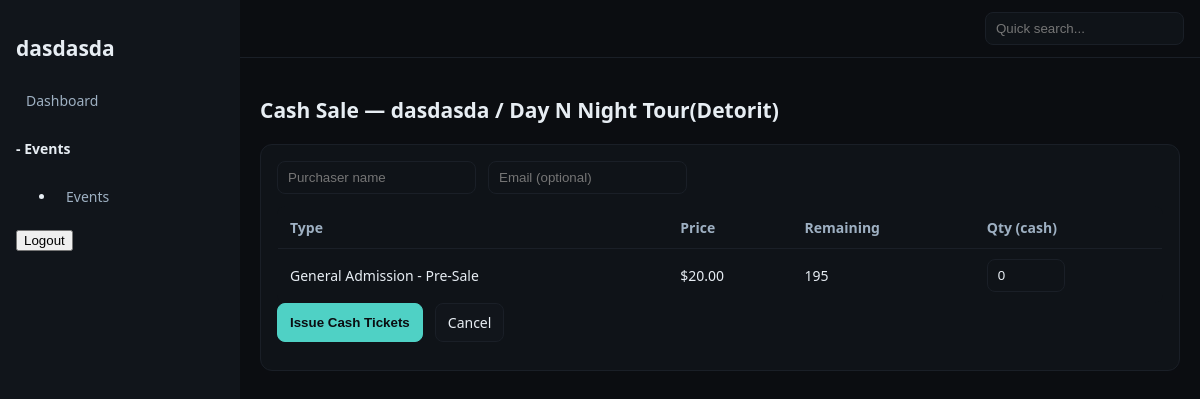
The page /control/events/3/artist/6/cash/ (signed in) on the database its author committed.
### pages/models.py (models this page shows, shortened)
class Artist(models.Model):
    ROLE_CHOICES = [("headliner","Headliner"),("opener","Opener"),("guest","Guest")]
    user = models.OneToOneField(
        User,
        null=True,
        blank=True,
        on_delete=models.SET_NULL,
        help_text="Headliner account that can edit this EPK.",
        related_name="artist_dashboard"
    )
    name = models.CharField(max_length=160)
    slug = models.SlugField(max_length=180, unique=True, blank=True)
    short_tag = models.CharField(max_length=40, blank=True, help_text="Short label used on the headliners grid")
    genre = models.CharField(max_length=120, blank=True)
    hometown = models.CharField(max_length=120, blank=True)
    bio = models.TextField(blank=True)
    avatar = models.ImageField(upload_to="artists/avatar/", blank=True)
    hero_image = models.ImageField(upload_to="artists/hero/", blank=True)
    is_public = models.BooleanField(default=True)
    sort = models.PositiveIntegerField(default=0)
    default_role = models.CharField(max_length=20, choices=ROLE_CHOICES, default="opener")
    website_url = models.URLField(blank=True)
    instagram_url = models.URLField(blank=True)
    tiktok_url = models.URLField(blank=True)
    youtube_url = models.URLField(blank=True)
    spotify_url = models.URLField(blank=True)
    apple_url = models.URLField(blank=True)
    contact_email = models.EmailField(blank=True)
    class Meta:
        ordering = ["sort", "name"]

### events/models.py (models this page shows, shortened)
class Event(models.Model):
    name = models.CharField(max_length=200, blank=True)
    is_tour_stop = models.BooleanField(default=False)
    is_21_plus = models.BooleanField(default=False)
    start = models.DateTimeField()
    end = models.DateTimeField(null=True, blank=True)
    venue = models.ForeignKey(Venue, null=True, blank=True, on_delete=models.SET_NULL)
    afterparty_info = models.TextField(blank=True)
    meet_greet_info = models.TextField(blank=True)
    cover_image = models.ImageField(upload_to="events/cover/", blank=True, null=True,
                                    help_text="Wide hero image for the Events page.")
    flyer       = models.ImageField(upload_to="events/flyer/", blank=True, null=True,
                                    help_text="Portrait flyer used on cards if no cover.")
    published = models.BooleanField(default=False)
    def __str__(self):
        return self.name or f"Event {self.pk}"

### tickets/models.py (models this page shows, shortened)
class TicketType(models.Model):
    event = models.ForeignKey("events.Event", on_delete=models.CASCADE, related_name="ticket_types")
    name = models.CharField(max_length=120)            # e.g., GA, VIP, Early Bird
    price_cents = models.PositiveIntegerField()
    quantity = models.PositiveIntegerField()           # total available
    sales_start = models.DateTimeField(null=True, blank=True)
    sales_end = models.DateTimeField(null=True, blank=True)
    active = models.BooleanField(default=True)
    max_per_order = models.PositiveIntegerField(null=True, blank=True)  # optional cap per checkout
    def reserved_qty(self):
        return (self.reservations
                    .filter(expires_at__gt=timezone.now(), fulfilled=False)
                    .aggregate(models.Sum("qty"))["qty__sum"] or 0)
    def sold_qty(self):
        return self.tickets.count()
    def remaining(self):
        return max(0, self.quantity - self.sold_qty() - self.reserved_qty())
    def __str__(self):
        return f"{self.event} — {self.name}"

### events/views.py (the view, shortened to what this page needs)
# urls.py: path("<int:event_id>/artist/<int:artist_id>/cash/", views.artist_cash_sale, name="artist_cash_sale"),
@login_required
def artist_cash_sale(request, event_id, artist_id):
    ev = get_object_or_404(Event, pk=event_id)
    artist = get_object_or_404(Artist, pk=artist_id)
    types = TicketType.objects.filter(event=ev, active=True).order_by("price_cents")
    print(types)
    return render(request, "events/artist_cash_sale.html", {"event": ev, "artist": artist, "types": types})

### pages/templatetags/shop_extras.py (called while the page is built)
@register.filter
def money(cents):
    try:
        return f"${(int(cents)/100):.2f}"
    except Exception:
        return "$0.00"

### templates/events/artist_cash_sale.html (shortened to what this page needs)
{% extends 'controlpanel/dashboard.html' %}{% load static shop_extras %}
{% block content %}
<h1>Cash Sale — {{ artist.name }} / {{ event.name }}</h1>
<form method="post" class="card">
  <div class="form-row">
    <input class="input" name="purchaser_name" placeholder="Purchaser name">
    <input class="input" type="email" name="purchaser_email" placeholder="Email (optional)">
  </div>
  <table class="table">
    <thead><tr><th>Type</th><th>Price</th><th>Remaining</th><th>Qty (cash)</th></tr></thead>
    <tbody>
      {% for tt in types %}
      <tr>
        <td>{{ tt.name }}</td>
        <td>{{ tt.price_cents|money }}</td>
        <td>{{ tt.remaining }}</td>
        <td><input class="input" type="number" min="0" max="{{ tt.remaining }}" name="qty_{{ tt.id }}" value="0"></td>
      </tr>
      {% endfor %}
    </tbody>
  </table>
  <div class="form-row">
    <button class="btn primary">Issue Cash Tickets</button>
    {% if request.user.is_superuser %}
    	<a class="btn" href="{% url 'control:events:event_artists' event.id %}">Cancel</a>
    {% else %}
      	<a class="btn" href="{% url 'control:pages:artist_dashboard' request.user.artist_dashboard.id %}">Cancel</a>
    {% endif %}
  </div>
</form>
{% endblock %}

### templates/controlpanel/dashboard.html (shortened to what this page needs)
{% load static %}
<!doctype html>
<html>
  <head>
    {% load static %}
	<link rel="stylesheet" href="{% static 'css/control.css' %}">
  </head>
  <body>
    <div class="cp-shell">
		<aside class="cp-sidebar">
			<div class="cp-brand"><h2>{{user.artist_dashboard.name}}</h2></div>
			<nav class="cp-nav">
				{% if not request.user.is_superuser %}<a href="{% url 'control:pages:artist_dashboard' request.user.artist_dashboard.id %}">Dashboard</a>{% endif %}
				<div>
					<h4 onclick="expandCollapseNav(this)"><span>-</span> Events</h4>
					<ul>
						<li><a href="{% url 'control:events:list' %}">Events</a></li>
					</ul>
				</div>
				<form action="{% url 'control:accounts:logout' %}" method="post" style="display:inline">
					<button type="submit">Logout</button>
				</form>
			</nav>
		</aside>
		<main class="cp-main">
			<header class="cp-topbar" style="align-items: center;justify-content: space-between;">
				<form method="get" action="" class="cp-quicksearch">
					<input type="search" name="q" placeholder="Quick search...">
				</form>
			</header>
			<section class="cp-content">
				{% block content %}{% endblock %}
			</section>
		</main>
    </div>
  </body>
</html>

### static/css/control.css (style rules this page uses)
:root { --bg:#0b0d11; --panel:#11151b; --ink:#e7edf3; --muted:#9eb0c2; --accent:#4fd1c5; }
* { box-sizing:border-box }
html,body { height:100% }
body { margin:0;background:var(--bg);color:var(--ink);font:14px/1.5 system-ui,-apple-system,Segoe UI,Roboto }
a { color:var(--ink);text-decoration:none }
.cp-shell { display:grid;grid-template-columns:240px 1fr;min-height:100vh }
.cp-sidebar { background:var(--panel);padding:16px;position:sticky;top:0; }
.cp-brand { font-weight:700;margin-bottom:16px }
.cp-nav a { display:block;padding:8px 10px;border-radius:8px;color:var(--muted) }
.cp-main { display:flex;flex-direction:column }
.cp-topbar { display:flex;justify-content:flex-end;padding:12px 16px;border-bottom:1px solid #1a1f27 }
.cp-quicksearch input { background:#0f1318;border:1px solid #1a1f27;color:var(--ink);padding:8px 10px;border-radius:8px }
.cp-content { padding:20px }
.table { width:100%;border-collapse:collapse;background:#0f1318;border:1px solid #1a1f27;border-radius:8px;overflow:hidden }
.table th,.table td { padding:10px 12px;border-bottom:1px solid #1a1f27 }
.table th { text-align:left;color:var(--muted);font-weight:600 }
.btn { display:inline-block;padding:8px 12px;border:1px solid #1a1f27;background:#11151b;color:var(--ink);border-radius:8px }
.btn.primary { background:var(--accent);border-color:var(--accent);color:#0b0d11;font-weight:700 }
.input, select { background:#0f1318;border:1px solid #1a1f27;color:var(--ink);padding:8px 10px;border-radius:8px }
.form-row { display:flex;gap:12px;flex-wrap:wrap;margin-bottom:12px;flex-direction: row; }
.card { background:#0f1318;border:1px solid #1a1f27;border-radius:12px;padding:16px;margin-bottom:16px }

### rows shown on the page
Artist: name "dasdasda"
Event: name "Day N Night Tour(Detorit)"
TicketType: name "General Admission - Pre-Sale", price_cents "$20.00", remaining "195"

### other values the page prints
{{ user.artist_dashboard.name }} "dasdasda"
